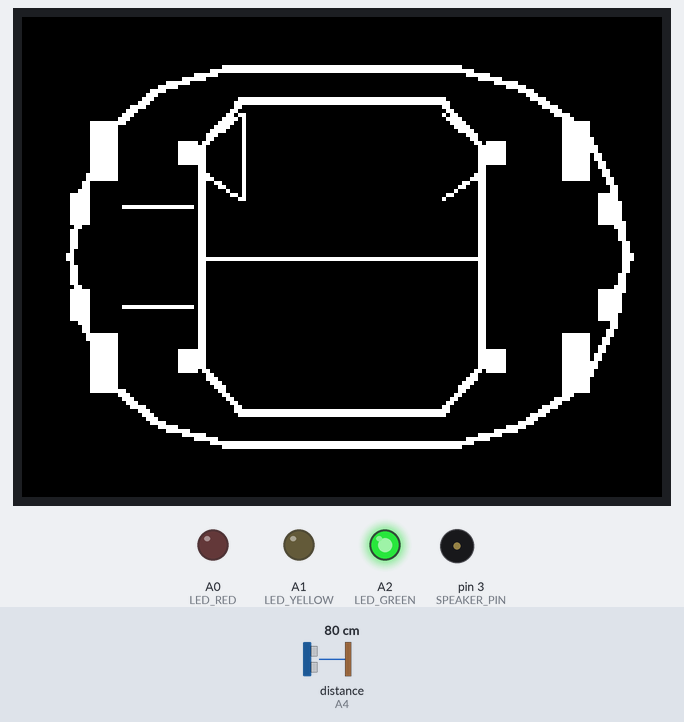
Bench run of a sketch on a simulated Arduino Uno, built with avr-gcc and run on an emulated ATmega328P. On the bench: 320×240 colour display, output pins drawn as LEDs (lit = HIGH), buzzer (waves = sounding). Wiring (inferred from the names in the program): ultrasonic range finder: trigger A3; echo A4. Inputs (shaded band) come from the test bench; at power-on: distance to the obstacle (sensor on A4) 80 cm. The echo pulse lasts 58.3 µs per cm; pins used as bus, display or sensor lines are not drawn; what the sketch prints to the serial monitor is not drawn.

Above: at 2.2 s.
2.3 s: distance to the obstacle (sensor on A4) set to 2 cm
At 3.2 s:
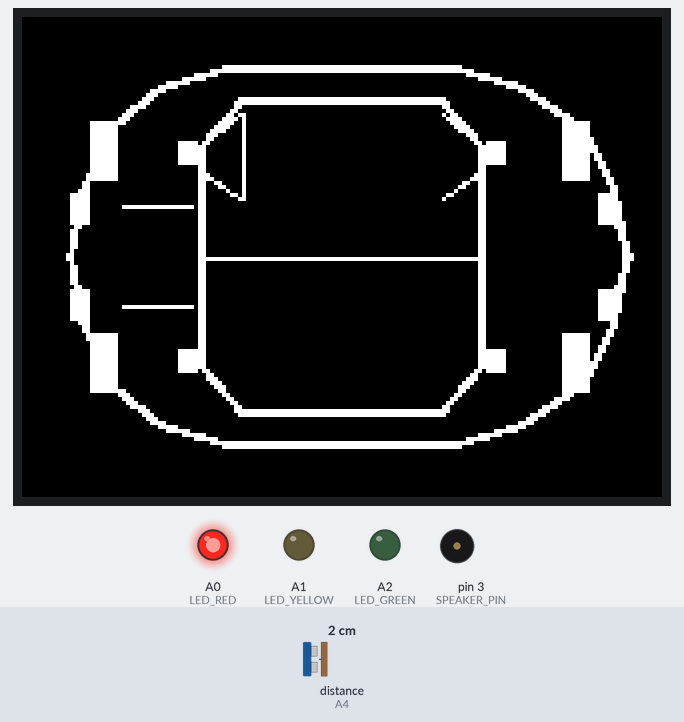
4.0 s: distance to the obstacle (sensor on A4) set to 31 cm
7.0 s: distance to the obstacle (sensor on A4) set to 40 cm
At 7.55 s:
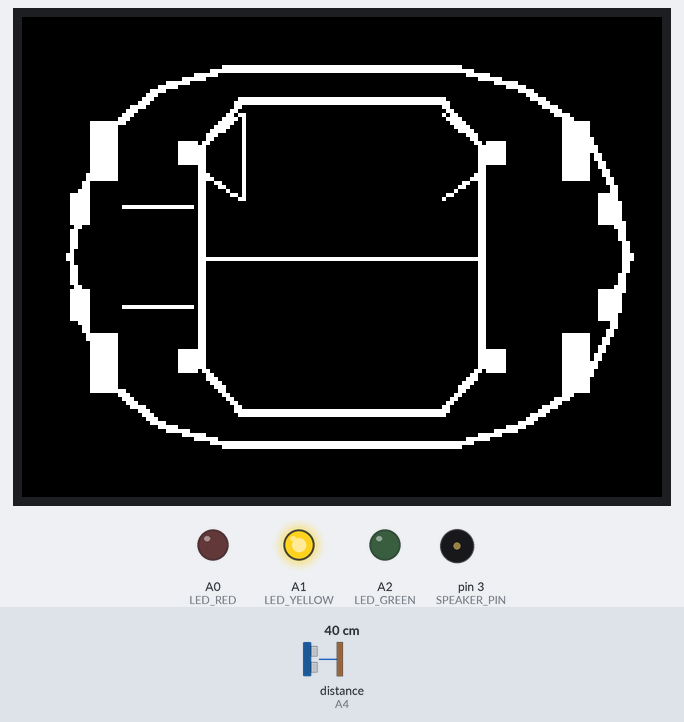
9.2 s: distance to the obstacle (sensor on A4) set to 120 cm
At 10.1 s:
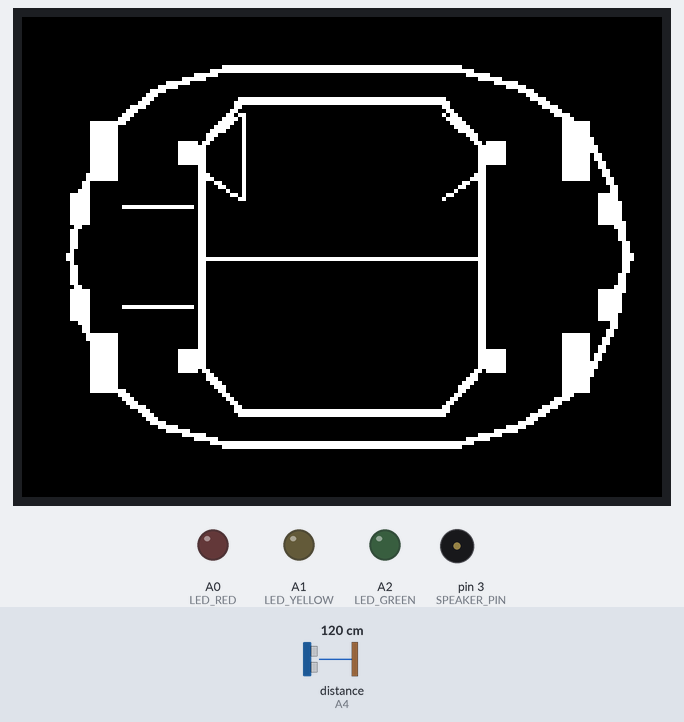
10.7 s: distance to the obstacle (sensor on A4) set to 106 cm
13.7 s: distance to the obstacle (sensor on A4) set to 98 cm
At 14.1 s:
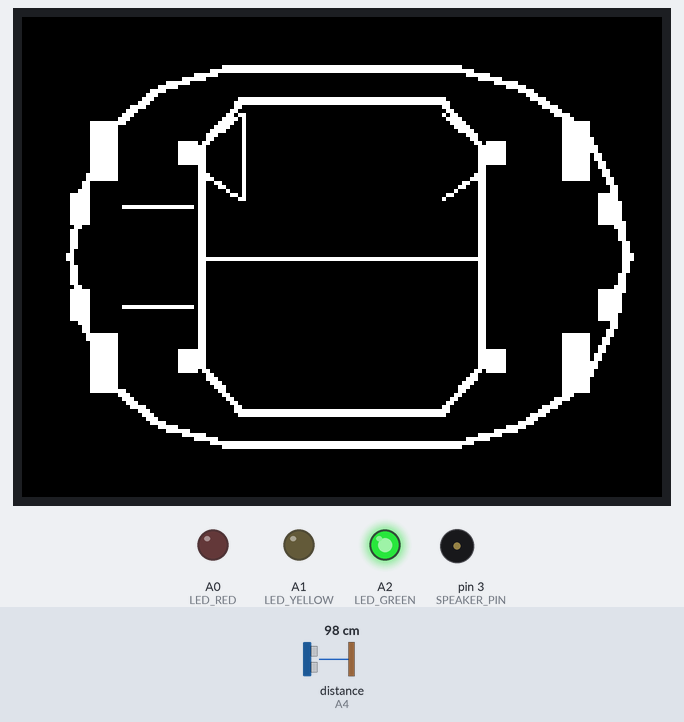
Timing chart, 0 to 17.7 s (numbered marks = the images above; inputs shaded):
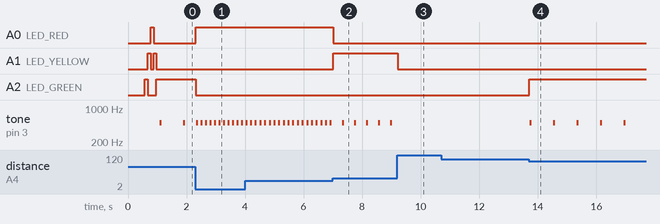

Measured:
- the behaviour switches between 35 and 36 cm on distance to the obstacle (sensor on A4) (found by bisection; images 1 and 2)
- the behaviour switches between 101 and 100 cm on distance to the obstacle (sensor on A4) (found by bisection; images 3 and 4)
- after the input at 2.3 s, A0 (LED_RED): LOW → HIGH at once; A2 (LED_GREEN): HIGH → LOW at once; tone on pin 3 (SPEAKER_PIN): alternates 500 Hz for 0.07 s and silent for 0.09 s, starting at once
- after the input at 7.0 s, A0 (LED_RED): HIGH → LOW at once; A1 (LED_YELLOW): LOW → HIGH at once; tone on pin 3 (SPEAKER_PIN): alternates 500 Hz for 0.07 s and silent for 0.34 s, starting after 0.31 s
- after the input at 9.2 s, A1 (LED_YELLOW): HIGH → LOW at once; tone on pin 3 (SPEAKER_PIN): stops changing and stays silent
- after the input at 10.7 s, every drawn part: stays the same
- after the input at 13.7 s, A2 (LED_GREEN): LOW → HIGH at once; tone on pin 3 (SPEAKER_PIN): alternates 500 Hz for 0.07 s and silent for 0.73 s, starting at once
- by itself, tone on pin 3 (SPEAKER_PIN): alternates 500 Hz for 0.07 s and silent for 0.73 s

The sketch:

Parksensor_Main.ino
```cpp
#include "Draw_Screen.h"

#define LED_GREEN A2
#define LED_YELLOW A1
#define LED_RED A0

// Sensor 1:
#define TRIG_PIN A3
#define ECHO_PIN A4

#define SPEAKER_PIN 3
int frequency = 500;
unsigned long lastBeep = 0;
bool beepActive = false;
const unsigned long BEEP_DURATION = 50;

void setup() {
  Serial.begin(9600);

  // Start Display:
  initScreen();
  drawScreen();

  // Sensor Pins:
  pinMode(TRIG_PIN, OUTPUT);
  pinMode(ECHO_PIN, INPUT);

  digitalWrite(TRIG_PIN, LOW);

  // LED-Pins:
  pinMode(LED_GREEN, OUTPUT);
  pinMode(LED_YELLOW, OUTPUT);
  pinMode(LED_RED, OUTPUT);

  digitalWrite(LED_GREEN, LOW);
  digitalWrite(LED_YELLOW, LOW);
  digitalWrite(LED_RED, LOW);

  // Startup:
  digitalWrite(LED_GREEN, HIGH);
  digitalWrite(LED_YELLOW, LOW);
  digitalWrite(LED_RED, LOW);
  delay(100);
  digitalWrite(LED_GREEN, LOW);
  digitalWrite(LED_YELLOW, HIGH);
  digitalWrite(LED_RED, LOW);
  delay(100);
  digitalWrite(LED_GREEN, LOW);
  digitalWrite(LED_YELLOW, LOW);
  digitalWrite(LED_RED, HIGH);
  delay(100);
  digitalWrite(LED_GREEN, LOW);
  digitalWrite(LED_YELLOW, HIGH);
  digitalWrite(LED_RED, LOW);
  delay(100);
  digitalWrite(LED_GREEN, HIGH);
  digitalWrite(LED_YELLOW, LOW);
  digitalWrite(LED_RED, LOW);
  delay(100);
  digitalWrite(LED_GREEN, LOW);
  digitalWrite(LED_YELLOW, LOW);
  digitalWrite(LED_RED, LOW);
}

void loop() {
  // Trigger-Puls
  digitalWrite(TRIG_PIN, LOW);
  delayMicroseconds(5);

  digitalWrite(TRIG_PIN, HIGH);
  delayMicroseconds(20);
  digitalWrite(TRIG_PIN, LOW);

  // Echo abwarten
  unsigned long time = pulseIn(ECHO_PIN, HIGH, 24000);

  if (time > 0){
    float distance = time * 0.0343 / 2.0;

    if (distance <= 35){
      digitalWrite(LED_GREEN, LOW);
      digitalWrite(LED_YELLOW, LOW);
      digitalWrite(LED_RED, HIGH);

      Serial.print("Entfernung: ");
      Serial.print(distance);
      Serial.println(" cm");
      updateBeep(distance, frequency);
    } else if (distance > 35 && distance <= 55){
      digitalWrite(LED_GREEN, LOW);
      digitalWrite(LED_YELLOW, HIGH);
      digitalWrite(LED_RED, LOW);

      Serial.print("Entfernung: ");
      Serial.print(distance);
      Serial.println(" cm");
      updateBeep(distance, frequency);
    } else if (distance > 55 && distance <= 100){
      digitalWrite(LED_GREEN, HIGH);
      digitalWrite(LED_YELLOW, LOW);
      digitalWrite(LED_RED, LOW);

      Serial.print("Entfernung: ");
      Serial.print(distance);
      Serial.println(" cm");
      updateBeep(distance, frequency);
    } else{
      digitalWrite(LED_GREEN, LOW);
      digitalWrite(LED_YELLOW, LOW);
      digitalWrite(LED_RED, LOW);

      Serial.print("Entfernung: ");
      Serial.print(distance);
      Serial.println(" cm");
      noTone(SPEAKER_PIN);
    }
  }
}


void updateBeep(float distance, int frequency) {
  unsigned long currentTime = millis();
  unsigned long beepInterval;

  // Abstand -> Geschwindigkeit
  if (distance <= 35) {
    beepInterval = 150;
  }
  else if (distance > 35 && distance <= 55) {
    beepInterval = 400;
  }
  else if (distance > 55 && distance <= 100) {
    beepInterval = 800;
  }
  else {
    noTone(SPEAKER_PIN);
    beepActive = false;
    return;
  }

  // Piepton starten
  if (!beepActive &&
      currentTime - lastBeep >= beepInterval) {
    lastBeep = currentTime;
    tone(SPEAKER_PIN, frequency);
    beepActive = true;
  }

  // Piepton beenden
  if (beepActive &&
      currentTime - lastBeep >= BEEP_DURATION) {
    noTone(SPEAKER_PIN);
    beepActive = false;
  }
}
```

Draw_Screen.h
```cpp
#ifndef DRAW_SCREEN_H
#define DRAW_SCREEN_H

#include <Arduino.h>
#include <SPI.h>
#include <Adafruit_GFX.h>
#include <Adafruit_ILI9341.h>
#include <avr/pgmspace.h>

#include "Car_Bitmaps.h"

// ============================================================
// Display configuration
// Physical display: 240 x 320 pixels
// Used horizontally (landscape): 320 x 240 pixels
// ============================================================
#define TFT_CS   10
#define TFT_DC    9
#define TFT_RST   8

#define SCREEN_WIDTH   320
#define SCREEN_HEIGHT  240

// Six independent areas:
// 160 x 80 pixels each
#define ZONE_WIDTH     160
#define ZONE_HEIGHT     80

// Car_Bitmaps.h contains 80 x 40 bitmaps.
// They are displayed at 2x scale -> 160 x 80 pixels.
#define BITMAP_SCALE    2

Adafruit_ILI9341 tft(TFT_CS, TFT_DC, TFT_RST);

// ============================================================
// Sensor IDs
// ============================================================
enum SensorZone {
  FRONT_LEFT   = 0,
  FRONT_CENTER = 1,
  FRONT_RIGHT  = 2,
  REAR_LEFT    = 3,
  REAR_CENTER  = 4,
  REAR_RIGHT   = 5
};

// ============================================================
// Sensor states
// ============================================================
// 1 = no object
// 2 = object far away
// 3 = object near
// 4 = object very near
// ============================================================
enum SensorState {
  NO_OBJECT       = 1,
  OBJECT_FAR      = 2,
  OBJECT_NEAR     = 3,
  OBJECT_VERY_NEAR = 4
};

// Current state of all six sensors.
uint8_t sensorState[6] = {
  NO_OBJECT,
  NO_OBJECT,
  NO_OBJECT,
  NO_OBJECT,
  NO_OBJECT,
  NO_OBJECT
};

// ============================================================
// Colors
// ============================================================
#define COLOR_BACKGROUND   ILI9341_BLACK
#define COLOR_CAR          ILI9341_WHITE
#define COLOR_FAR          ILI9341_GREEN
#define COLOR_NEAR         0xFD20   // orange
#define COLOR_VERY_NEAR    ILI9341_RED

// ============================================================
// Get bitmap belonging to a sensor
// ============================================================
const uint8_t* getCarBitmap(uint8_t sensor) {
  switch (sensor) {
    case FRONT_LEFT:
      return CAR_FRONT_LEFT;

    case FRONT_CENTER:
      return CAR_FRONT_CENTER;

    case FRONT_RIGHT:
      return CAR_FRONT_RIGHT;

    case REAR_LEFT:
      return CAR_REAR_LEFT;

    case REAR_CENTER:
      return CAR_REAR_CENTER;

    case REAR_RIGHT:
      return CAR_REAR_RIGHT;
  }

  return CAR_FRONT_LEFT;
}

// ============================================================
// Get position of a sensor area
//
// Display in landscape:
//
// 320 x 240
//
// +----------------+----------------+
// | FRONT_LEFT     | REAR_LEFT      | 80
// +----------------+----------------+
// | FRONT_CENTER   | REAR_CENTER    | 80
// +----------------+----------------+
// | FRONT_RIGHT    | REAR_RIGHT     | 80
// +----------------+----------------+
//        160              160
//
// Front is on the LEFT, rear is on the RIGHT.
// ============================================================
void getZonePosition(uint8_t sensor, int &x, int &y) {
  switch (sensor) {
    case FRONT_LEFT:
      x = 0;
      y = 0;
      break;

    case FRONT_CENTER:
      x = 0;
      y = 80;
      break;

    case FRONT_RIGHT:
      x = 0;
      y = 160;
      break;

    case REAR_LEFT:
      x = 160;
      y = 0;
      break;

    case REAR_CENTER:
      x = 160;
      y = 80;
      break;

    case REAR_RIGHT:
      x = 160;
      y = 160;
      break;

    default:
      x = 0;
      y = 0;
      break;
  }
}

// ============================================================
// Draw one 80 x 40 bitmap at 2x scale.
// Result: 160 x 80 pixels.
// ============================================================
void drawCarBitmap(const uint8_t *bitmap, int x, int y) {
  const uint8_t bytesPerRow = CAR_BITMAP_WIDTH / 8;

  for (int pos_y = 0; pos_y < CAR_BITMAP_HEIGHT; pos_y++) {
    for (int pos_x = 0; pos_x < CAR_BITMAP_WIDTH; pos_x++) {

      uint8_t byteValue = pgm_read_byte(
        &bitmap[pos_y * bytesPerRow + (pos_x / 8)]
      );

      if (byteValue & (0x80 >> (pos_x % 8))) {
        tft.fillRect(
          x + pos_x * BITMAP_SCALE,
          y + pos_y * BITMAP_SCALE,
          BITMAP_SCALE,
          BITMAP_SCALE,
          COLOR_CAR
        );
      }
    }
  }
}

// ============================================================
// Draw warning indication for one sensor
// ============================================================
void drawWarning(uint8_t sensor, uint8_t state, int x, int y) {
  if (state == NO_OBJECT) {
    return;
  }

  uint16_t color;

  if (state == OBJECT_FAR) {
    color = COLOR_FAR;
  }
  else if (state == OBJECT_NEAR) {
    color = COLOR_NEAR;
  }
  else {
    color = COLOR_VERY_NEAR;
  }

  // Front sensors -> warning bar on the left edge.
  // Rear sensors  -> warning bar on the right edge.
  if (sensor == FRONT_LEFT ||
      sensor == FRONT_CENTER ||
      sensor == FRONT_RIGHT) {

    tft.fillRect(
      x + 3,
      y + 5,
      10,
      ZONE_HEIGHT - 10,
      color
    );
  }
  else {
    tft.fillRect(
      x + ZONE_WIDTH - 13,
      y + 5,
      10,
      ZONE_HEIGHT - 10,
      color
    );
  }
}

// ============================================================
// Initialize display
// ============================================================
void initScreen() {
  tft.begin();

  // Physical display is 240 x 320.
  // Rotation 1 makes the usable coordinate system 320 x 240.
  tft.setRotation(1);

  tft.fillScreen(COLOR_BACKGROUND);
}

// ============================================================
// Update exactly ONE sensor area
//
// Only this 160 x 80 area is cleared and redrawn.
// The other five areas are not touched.
// ============================================================
void updateSensor(uint8_t sensor, uint8_t state) {
  if (sensor > REAR_RIGHT) {
    return;
  }

  if (state < NO_OBJECT || state > OBJECT_VERY_NEAR) {
    return;
  }

  sensorState[sensor] = state;

  int x;
  int y;
  getZonePosition(sensor, x, y);

  // Clear ONLY this sensor area.
  tft.fillRect(
    x,
    y,
    ZONE_WIDTH,
    ZONE_HEIGHT,
    COLOR_BACKGROUND
  );

  // Draw ONLY this sensor's bitmap.
  drawCarBitmap(
    getCarBitmap(sensor),
    x,
    y
  );

  // Draw warning state.
  drawWarning(
    sensor,
    state,
    x,
    y
  );
}

// ============================================================
// Draw all six areas
// ============================================================
void drawScreen() {
  for (uint8_t sensor = 0; sensor < 6; sensor++) {
    updateSensor(sensor, sensorState[sensor]);
  }
}

// ============================================================
// Convenience functions
// ============================================================
void setFrontLeft(uint8_t state) {
  updateSensor(FRONT_LEFT, state);
}

void setFrontCenter(uint8_t state) {
  updateSensor(FRONT_CENTER, state);
}

void setFrontRight(uint8_t state) {
  updateSensor(FRONT_RIGHT, state);
}

void setRearLeft(uint8_t state) {
  updateSensor(REAR_LEFT, state);
}

void setRearCenter(uint8_t state) {
  updateSensor(REAR_CENTER, state);
}

void setRearRight(uint8_t state) {
  updateSensor(REAR_RIGHT, state);
}

#endif
```

Source omitted: Car_Bitmaps.h (data table, 13265 bytes)
